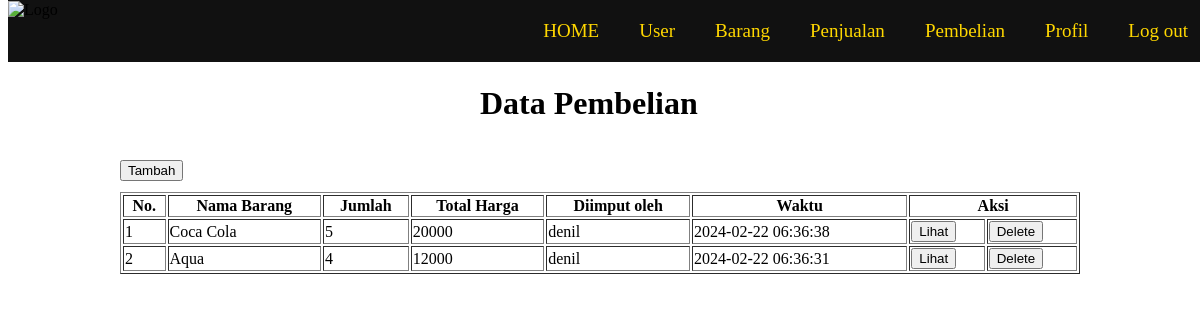
/pembelian.php (signed in), run on the app's committed database.
### tables this page shows
CREATE TABLE `pembelian` (
  `id` int(10) UNSIGNED NOT NULL,
  `id_barang` int(10) UNSIGNED NOT NULL,
  `jumlah` int(10) UNSIGNED NOT NULL,
  `total_harga` int(10) UNSIGNED NOT NULL,
  `id_staff` int(10) UNSIGNED NOT NULL,
  `created_at` timestamp NULL DEFAULT current_timestamp(),
  `updated_at` timestamp NULL DEFAULT NULL ON UPDATE current_timestamp()
);

CREATE TABLE `barang` (
  `id` int(10) UNSIGNED NOT NULL,
  `nama` varchar(50) NOT NULL,
  `kategori` enum('makanan','minuman') NOT NULL,
  `stok` int(10) UNSIGNED NOT NULL,
  `harga_beli` int(10) UNSIGNED NOT NULL,
  `created_at` timestamp NOT NULL DEFAULT current_timestamp(),
  `updated_at` timestamp NULL DEFAULT NULL ON UPDATE current_timestamp(),
  `harga_jual` int(11) NOT NULL
);

CREATE TABLE `user` (
  `id` int(10) UNSIGNED NOT NULL,
  `username` varchar(50) NOT NULL,
  `password` varchar(225) NOT NULL,
  `level` enum('admin','keuangan','logistik') NOT NULL,
  `created_at` timestamp NOT NULL DEFAULT current_timestamp(),
  `updated_at` timestamp NULL DEFAULT NULL ON UPDATE current_timestamp()
);

### pembelian.php (the view, shortened to what this page needs)
<!DOCTYPE html>
<html lang="en">
<head>
    <link rel="stylesheet" href="pembelian.css">
</head>
<body>
    <?php include "menu.php"; ?>
    <?php
    require "koneksi.php";
    $sql = "SELECT pembelian.id, barang.nama as nama_barang, pembelian.jumlah, pembelian.total_harga, user.username, pembelian.created_at FROM barang JOIN pembelian on barang.id = pembelian.id_barang JOIN user ON user.id = pembelian.id_staff ORDER BY pembelian.created_at DESC";
    $query = mysqli_query($koneksi, $sql);
    ?>
    <div>
        <h1>Data Pembelian</h1>
        <div class="container">
        <form action="new-pembelian.php" method="GET">
            <button type="submit">Tambah</button>
        </form>
        </div>
        <table border="1">
            <tr>
                <th>No.</th>
                <th>Nama Barang</th>
                <th>Jumlah</th>
                <th>Total Harga</th>
                <th>Diimput oleh</th>
                <th>Waktu</th>
                <th colspan="2">Aksi</th>
            </tr>
            <?php $i = 1; ?>
            <?php while ($pembelian = mysqli_fetch_array($query)) : ?>
                <tr>
                    <td><?= $i ?></td>
                    <td><?= $pembelian["nama_barang"] ?></td>
                    <td><?= $pembelian["jumlah"] ?></td>
                    <td><?= $pembelian["total_harga"] ?></td>
                    <td><?= $pembelian["username"] ?></td>
                    <td><?= $pembelian["created_at"] ?></td>
                    <td>
                        <form action="read-pembelian.php" method="GET">
                            <button type="submit">Lihat</button>
                        </form>
                    </td>
                    <td>
                        <form action="delete-pembelian.php" method="POST" onsubmit="return konfirmasi(this)">
                            <button type="submit">Delete</button>
                        </form>
                    </td>
                </tr>
                <?php $i++; ?>
                <?php endwhile ?>
        </table>
    </div>
</body>
</html>

### pembelian.css (style rules this page uses)
table { background-color: rgb(255, 255, 255, 0.8); position: absolute; top: 24%; left: 10%; width: 80%; }
.container { position: absolute; top: 20%; left: 10%; }
h1 { position: absolute; top: 8%; left: 40%; }

### data on the page
pembelian: id_barang.nama "Coca Cola", jumlah "5", total_harga "20000", id_staff.username "denil", created_at "2024-02-22 06:36:38"
pembelian: id_barang.nama "Aqua", jumlah "4", total_harga "12000", id_staff.username "denil", created_at "2024-02-22 06:36:31"
